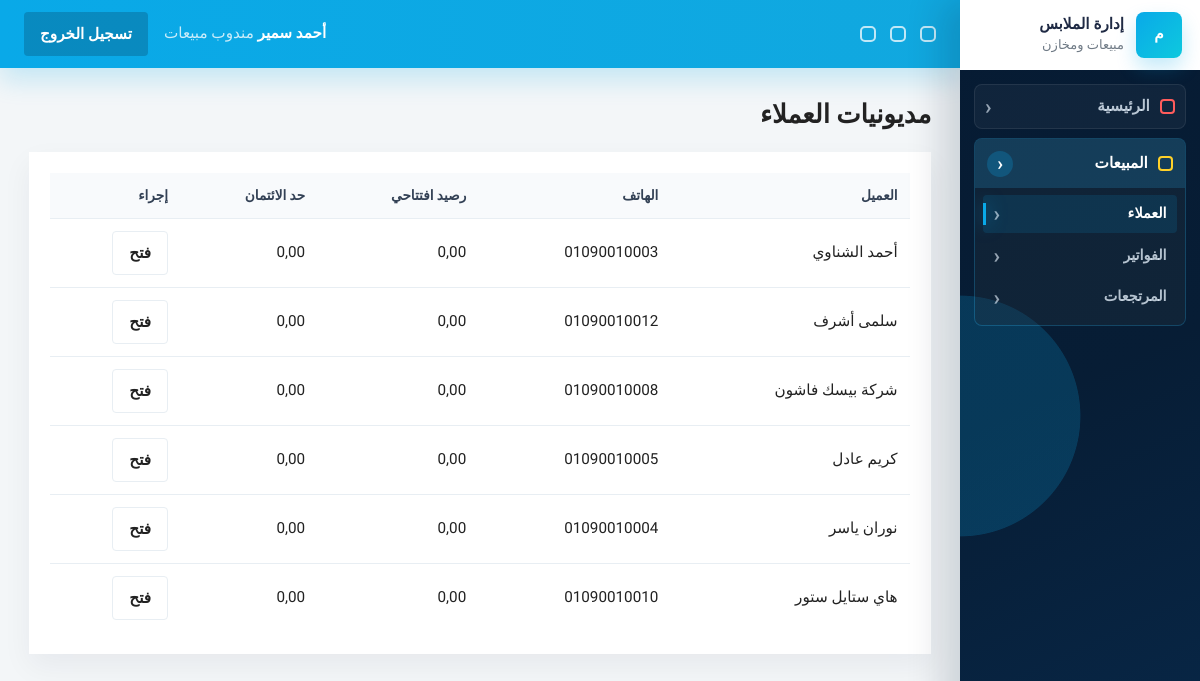
The app's page /customers/reports/debtors/ (signed in), older data.
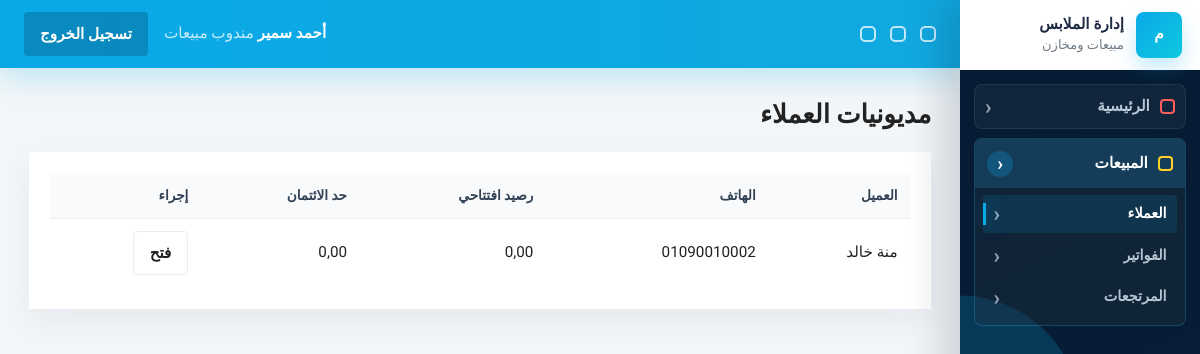
The same page, newer data.
### customers/models.py (models this page shows, shortened)
class Customer(models.Model):
    TYPE_B2C = 'b2c'
    TYPE_B2B = 'b2b'
    TYPE_RETAIL = 'retail'
    TYPE_WHOLESALE = 'wholesale'
    TYPE_VIP = 'vip'
    TYPE_INACTIVE = 'inactive'
    TYPE_POTENTIAL = 'potential'
    TYPE_PROBLEM = 'problem_customer'
    CUSTOMER_TYPE_CHOICES = [
        (TYPE_B2C, 'عميل فردي'),
        (TYPE_B2B, 'عميل جملة / شركة'),
        (TYPE_RETAIL, 'قطاعي'),
        (TYPE_WHOLESALE, 'جملة'),
        (TYPE_VIP, 'VIP'),
        (TYPE_INACTIVE, 'غير نشط'),
        (TYPE_POTENTIAL, 'محتمل'),
        (TYPE_PROBLEM, 'عميل يحتاج متابعة'),
    ]
    name = models.CharField(max_length=200, db_index=True)
    customer_type = models.CharField(max_length=30, choices=CUSTOMER_TYPE_CHOICES, default=TYPE_RETAIL, db_index=True)
    phone = models.CharField(max_length=20, db_index=True)
    whatsapp = models.CharField(max_length=20, blank=True, null=True)
    email = models.EmailField(blank=True, null=True)
    company_name = models.CharField(max_length=200, blank=True, null=True)
    tax_number = models.CharField(max_length=100, blank=True, null=True)
    address = models.TextField(blank=True, null=True)
    credit_limit = models.DecimalField(max_digits=12, decimal_places=2, default=0, validators=[MinValueValidator(0)])
    opening_balance = models.DecimalField(max_digits=12, decimal_places=2, default=0)
    notes = models.TextField(blank=True, null=True)
    is_active = models.BooleanField(default=True, db_index=True)
    created_by = models.ForeignKey(settings.AUTH_USER_MODEL, on_delete=models.SET_NULL, null=True)
    created_at = models.DateTimeField(auto_now_add=True, db_index=True)
    class Meta:
        indexes = [
            models.Index(fields=['phone']),
            models.Index(fields=['name', 'phone']),
            models.Index(fields=['created_at']),
        ]

### customers/views.py (the view)
# urls.py: path('reports/debtors/', views.DebtorsReportView.as_view(), name='report_debtors'),
class DebtorsReportView(SalesRequiredMixin, ListView):
    model = Customer
    template_name = 'customers/reports/debtors.html'
    context_object_name = 'customers'
    paginate_by = 30
    def get_queryset(self):
        return get_customers_with_debt()

### accounts/models.py (called while the page is built)
    @property
    def is_manager(self):
        return self.role == self.ROLE_MANAGER or self.is_superuser

    @property
    def is_sales(self):
        return self.role == self.ROLE_SALES

    @property
    def is_warehouse(self):
        return self.role == self.ROLE_WAREHOUSE

### accounts/permissions.py (called while the page is built)
def has_role(user, *roles):
    if not user.is_authenticated:
        return False
    if user.is_superuser or getattr(user, 'role', None) == 'manager':
        return True
    return getattr(user, 'role', None) in roles

    def test_func(self):
        return has_role(self.request.user, *self.allowed_roles)

### customers/services.py (called while the page is built)
def get_customers_with_debt():
    return Customer.objects.filter(
        Q(opening_balance__gt=0) | Q(order__remaining_amount__gt=0)
    ).distinct().order_by('name')

### templates/customers/reports/debtors.html (shortened to what this page needs)
{% extends 'base.html' %}
{% block content %}
<div class="page-head"><h1>مديونيات العملاء</h1></div>
<div class="table-wrap card">
    <table>
        <thead><tr><th>العميل</th><th>الهاتف</th><th>رصيد افتتاحي</th><th>حد الائتمان</th><th>إجراء</th></tr></thead>
        <tbody>
            {% for customer in customers %}
                <tr><td>{{ customer.name }}</td><td>{{ customer.phone }}</td><td>{{ customer.opening_balance }}</td><td>{{ customer.credit_limit }}</td><td><a class="btn btn-light" href="{% url 'customers:crm_detail' customer.pk %}">فتح</a></td></tr>
            {% empty %}
                <tr><td colspan="5">لا توجد مديونيات</td></tr>
            {% endfor %}
        </tbody>
    </table>
</div>
{% endblock %}

Row changes from the older to the newer data that the page shows:
removed Customer: name "أحمد الشناوي", phone "01090010003", opening_balance "0,00", credit_limit "0,00"
no longer on this page (row unchanged): Customer: name "سلمى أشرف", phone "01090010012", opening_balance "0,00", credit_limit "0,00"
no longer on this page (row unchanged): Customer: name "شركة بيسك فاشون", phone "01090010008", opening_balance "0,00", credit_limit "0,00"
removed Customer: name "كريم عادل", phone "01090010005", opening_balance "0,00", credit_limit "0,00"
removed Customer: name "نوران ياسر", phone "01090010004", opening_balance "0,00", credit_limit "0,00"
no longer on this page (row unchanged): Customer: name "هاي ستايل ستور", phone "01090010010", opening_balance "0,00", credit_limit "0,00"
added Customer: name "منة خالد", phone "01090010002", opening_balance "0,00", credit_limit "0,00"
